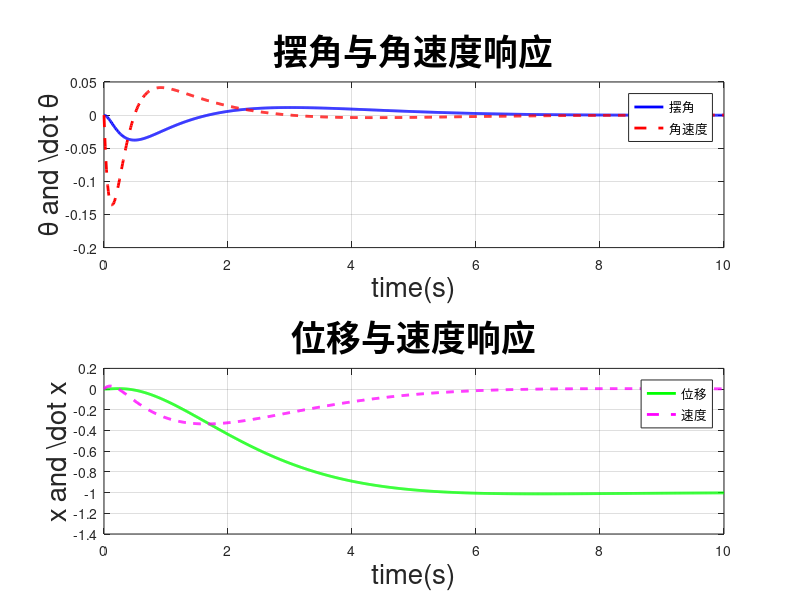

Write MATLAB code to recreate this figure.
% 定义状态矩阵 A 和控制矩阵 B 观测矩阵 C 和输入矩阵 D
A = [0, 1, 0, 0;
     41.63, 0, 0, 0;
     0, 0, 0, 1;
     -0.6099, 0, 0, 0];
B = [0;
     -2.7584;
     0;
     0.6898];
C = [1, 0, 0, 0;
     0, 0, 1, 0];
D = 0;
G = ss(A, B, C, D);
% 定义权重矩阵 Q 和 R
Q = eye(4);  % 状态权重矩阵，这里使用单位矩阵
R = 1;       % 控制权重矩阵，这里使用 1
[K, S, E] = lqr(A, B, Q, R);
B
A
K
% 构建闭环系统
A_cl = A - B * K;
B_cl = B;
C_cl = C;
D_cl = D;
Gclose = ss(A_cl, B_cl, C_cl, D_cl);

% 计算并绘制阶跃响应
t = 0:0.01:10;
[y, t, x] = step(Gclose, t);

figure;
% 摆角与角速度响应
subplot(2, 1, 1);
plot(t, x(:, 1), 'b-', 'LineWidth', 2);
hold on;
plot(t, x(:, 2), 'r--', 'LineWidth', 2);
grid on;
xlabel('time(s)', 'FontSize', 20);
ylabel('{\theta and \dot \theta}', 'FontSize', 20);
title('摆角与角速度响应', 'FontSize', 25);
legend('摆角', '角速度');
% 位移与速度响应
subplot(2, 1, 2);
plot(t, x(:, 3), 'g-', 'LineWidth', 2);
hold on;
plot(t, x(:, 4), 'm--', 'LineWidth', 2);
grid on;
xlabel('time(s)', 'FontSize', 20);
ylabel('{x and \dot x}', 'FontSize', 20);
title('位移与速度响应', 'FontSize', 25);
legend('位移', '速度');
set(gcf, 'Position', [100, 100, 800, 600]);